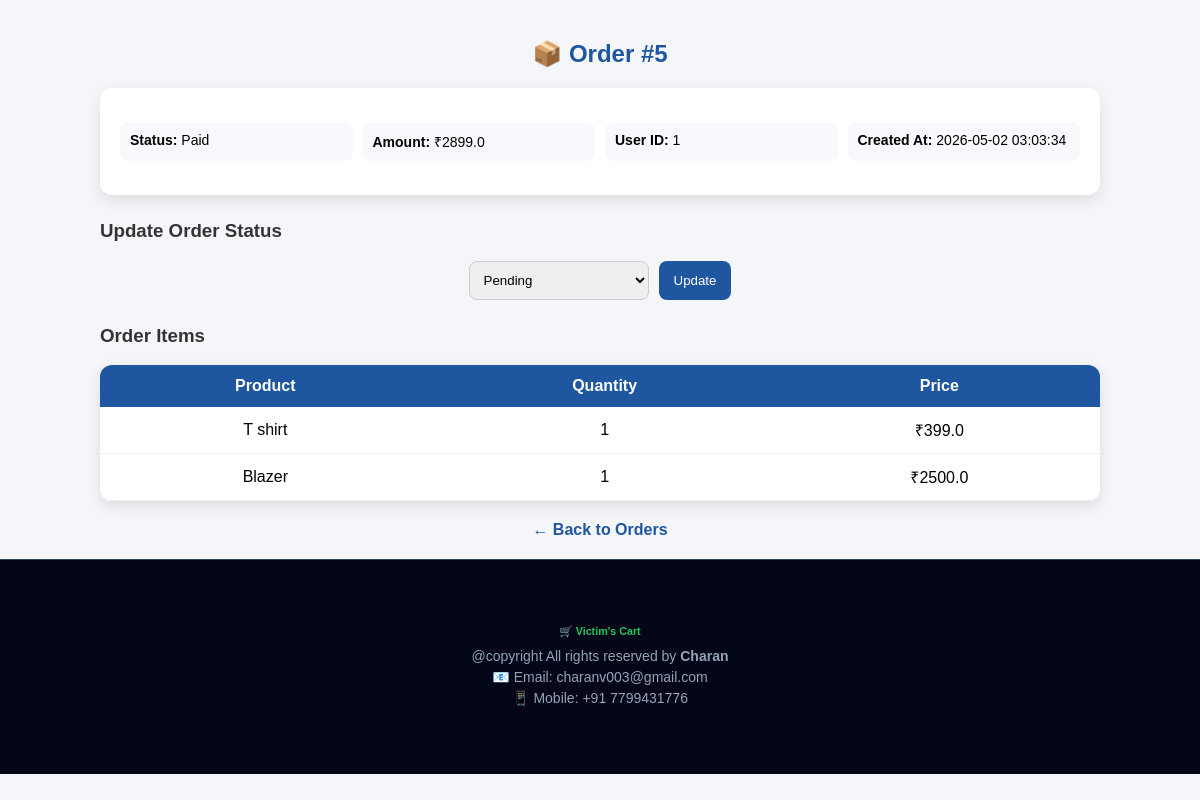
The app's page /admin/order/5 (signed in) with its own data.
### tables this page shows
CREATE TABLE orders (
    id INTEGER PRIMARY KEY AUTOINCREMENT,
    user_id INTEGER,
    amount REAL,
    order_status TEXT,
    razorpay_order_id TEXT,
    razorpay_payment_id TEXT,
    created_at TIMESTAMP DEFAULT CURRENT_TIMESTAMP
);

CREATE TABLE order_items (
    id INTEGER PRIMARY KEY AUTOINCREMENT,
    order_id INTEGER,
    product_id INTEGER,
    quantity INTEGER,
    price REAL
);

CREATE TABLE products (
    product_id INTEGER PRIMARY KEY AUTOINCREMENT,
    name TEXT,
    description TEXT,
    category TEXT,
    price REAL,
    image TEXT
);

### app.py (the view)
@app.route('/admin/order/<int:order_id>')
def admin_order_details(order_id):
    if 'admin_id' not in session:
        return redirect('/admin-login')
    db = get_db()
    cursor = db.cursor()
    cursor.execute("""
        SELECT * FROM orders WHERE id=?
    """, (order_id,))
    order = cursor.fetchone()
    cursor.execute("""
        SELECT
            p.name,
            oi.quantity,
            oi.price
        FROM order_items oi
        JOIN products p ON oi.product_id = p.product_id
        WHERE oi.order_id = ?
    """, (order_id,))
    items = cursor.fetchall()
    db.close()
    return render_template("admin/order_details.html",
                           order=order,
                           items=items)

### app.py (called while the page is built)
def get_db():
    conn = sqlite3.connect(DATABASE)
    conn.row_factory = sqlite3.Row
    return conn

@app.context_processor
def inject_admin():
    admin = None
    if 'admin_id' in session:
        db = get_db()
        cursor = db.cursor()
        cursor.execute(
            "SELECT * FROM admin WHERE admin_id = ?",
            (session['admin_id'],)
        )
        admin = cursor.fetchone()
        db.close()
    return dict(admin=admin)

### templates/admin/order_details.html (shortened to what this page needs)
<!DOCTYPE html>
<html lang="en">
<head>
</head>
<body>
<div class="container">
    <h2>📦 Order #{{ order.id }}</h2>
    <div class="order-card">
        <div class="order-info">
            <p><strong>Status:</strong> {{ order.order_status or 'Pending' }}</p>
            <p><strong>Amount:</strong> ₹{{ order.amount }}</p>
            <p><strong>User ID:</strong> {{ order.user_id }}</p>
            <p><strong>Created At:</strong> {{ order.created_at }}</p>
        </div>
    </div>
    <h3>Update Order Status</h3>
    <form method="POST" action="{{ url_for('update_order_status', order_id=order.id) }}">
        <select name="status">
            <option value="Pending" {% if order.order_status=='Pending' %}selected{% endif %}>Pending</option>
        </select>
        <button type="submit">Update</button>
    </form>
    <h3>Order Items</h3>
    <div class="table-card">
        <table>
            <tr>
                <th>Product</th>
                <th>Quantity</th>
                <th>Price</th>
            </tr>
            {% if items %}
                {% for item in items %}
                <tr>
                    <td>{{ item.name }}</td>
                    <td>{{ item.quantity }}</td>
                    <td>₹{{ item.price }}</td>
                </tr>
                {% endfor %}
            {% else %}
                <tr>
                    <td colspan="3" class="empty">No items found</td>
                </tr>
            {% endif %}
        </table>
    </div>
    <div class="back">
        <a href="{{ url_for('admin_orders') }}">← Back to Orders</a>
    </div>
</div>
<footer style="
    background: #020617;
    border-top: 1px solid #334155;
    color: #94a3b8;
    padding: 20px 0;
    text-align: center;
">
    <div class="container">
        <h6 style="color:#22c55e; margin-bottom:10px;">
            🛒 Victim's Cart
        </h6>
        <p style="margin: 0; font-size: 14px;">
            @copyright All rights reserved by <b>Charan</b>
        </p>
        <p style="margin: 5px 0; font-size: 14px;">
            📧 Email: charanv003@gmail.com
        </p>
        <p style="margin: 5px 0; font-size: 14px;">
            📱 Mobile: +91 7799431776
        </p>
        <div style="margin-top:10px;">
        </div>
    </div>
</footer>
</body>
</html>

### templates/admin/order_details.html (style rules this page uses)
body { margin: 0; font-family: Arial, sans-serif; background: #f4f6f9; }
.container { width: 90%; max-width: 1000px; margin: auto; padding: 20px; }
h2 { text-align: center; color: #1e56a0; margin-top: 20px; }
h3 { margin-top: 25px; color: #333; }
.order-card { background: white; padding: 20px; border-radius: 12px; box-shadow: 0 5px 15px rgba(0,0,0,0.1); margin-top: 15px; }
.order-info { display: grid; grid-template-columns: repeat(auto-fit, minmax(200px, 1fr)); gap: 10px; }
.order-info p { background: #f8f9fc; padding: 10px; border-radius: 8px; font-size: 14px; }
form { display: flex; justify-content: center; gap: 10px; flex-wrap: wrap; margin-top: 10px; }
select { padding: 10px; border-radius: 8px; border: 1px solid #ccc; min-width: 180px; }
button { padding: 10px 15px; background: #1e56a0; color: white; border: none; border-radius: 8px; cursor: pointer; transition: 0.3s; }
.table-card { background: white; margin-top: 15px; border-radius: 12px; overflow: hidden; box-shadow: 0 5px 15px rgba(0,0,0,0.1); }
table { width: 100%; border-collapse: collapse; }
th { background: #1e56a0; color: white; padding: 12px; }
td { padding: 12px; text-align: center; border-bottom: 1px solid #eee; }
.back { text-align: center; margin-top: 20px; }
.back a { text-decoration: none; color: #1e56a0; font-weight: bold; }

### records on screen
orders: id "5", order_status "Paid", amount "2899.0", user_id "1", created_at "2026-05-02 03:03:34"
order_items: name "T shirt", quantity "1", price "399.0"
order_items: name "Blazer", quantity "1", price "2500.0"
